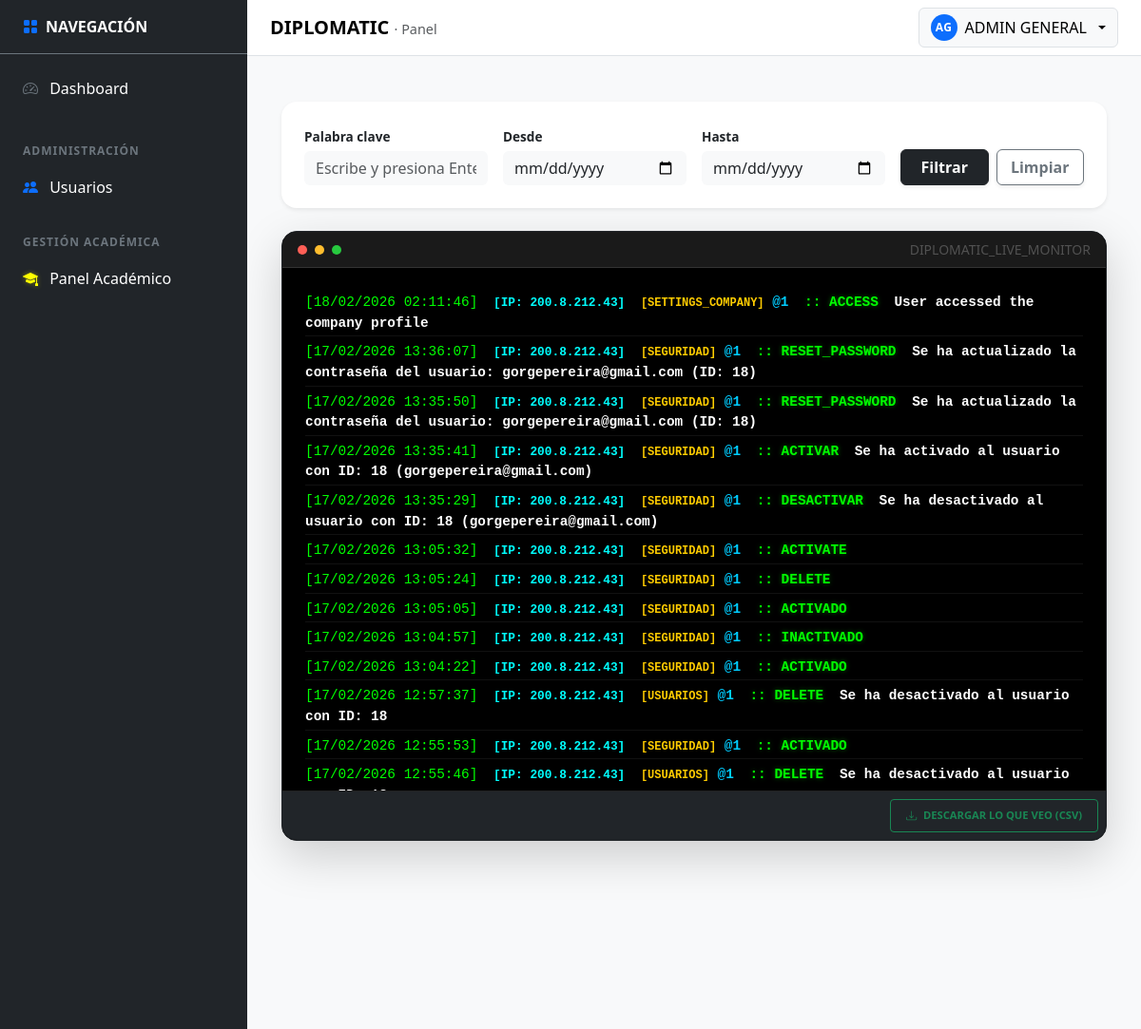
Before: /public/settings/eventos (signed in, upper part) with the older database file.
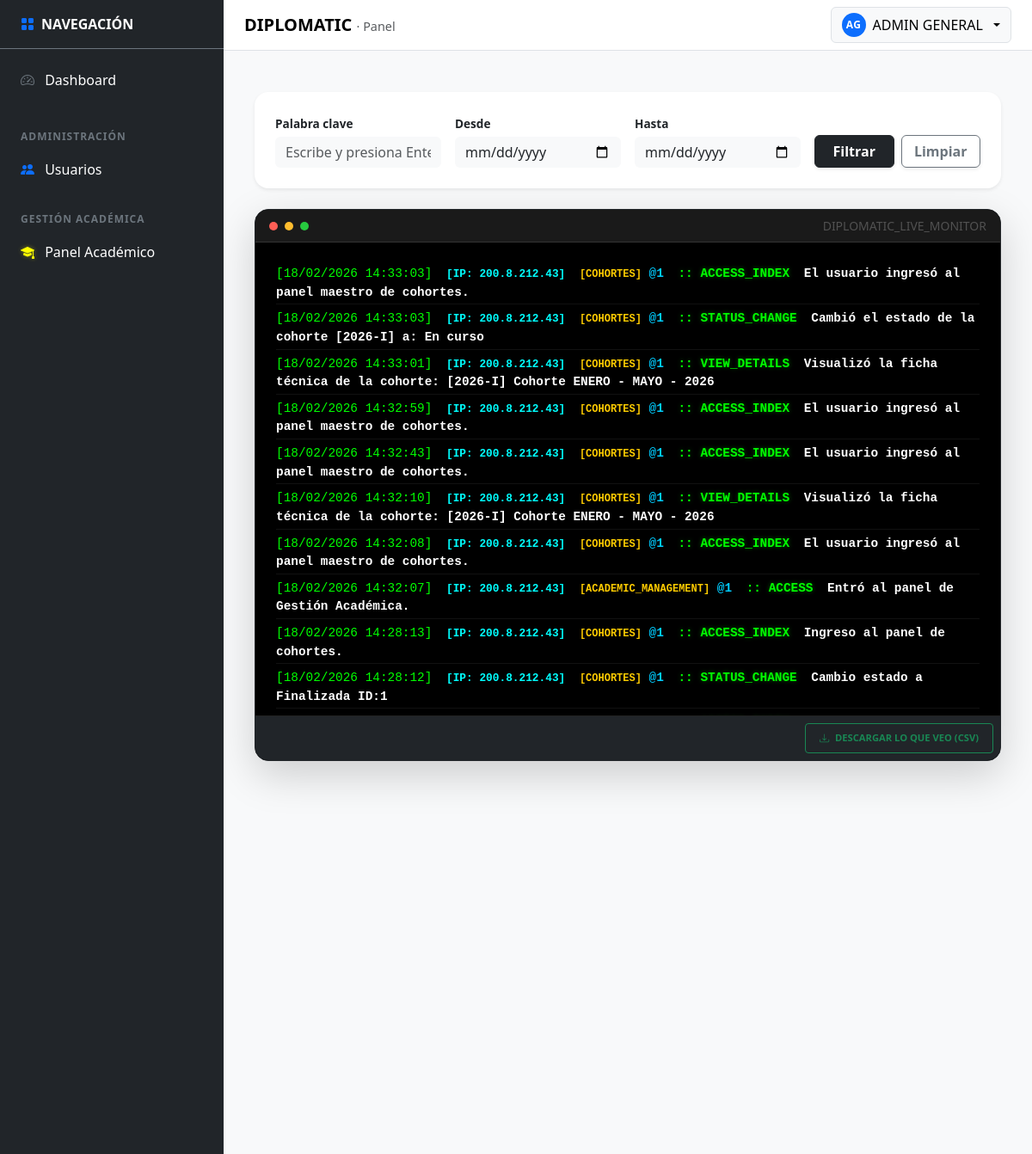
After: the same page with the newer database file.
### tables this page shows
CREATE TABLE `tbl_audit_logs` (
  `log_id` bigint(20) NOT NULL,
  `created_at` timestamp NOT NULL DEFAULT current_timestamp(),
  `user_id` int(11) DEFAULT NULL,
  `session_id` varchar(255) DEFAULT NULL,
  `ip_address` varchar(45) DEFAULT NULL,
  `user_agent` text DEFAULT NULL,
  `device` varchar(50) DEFAULT NULL,
  `os` varchar(50) DEFAULT NULL,
  `module` varchar(100) DEFAULT NULL,
  `action` varchar(100) DEFAULT NULL,
  `description` text DEFAULT NULL,
  `entity` varchar(100) DEFAULT NULL,
  `entity_id` int(11) DEFAULT NULL,
  `db_action` varchar(20) DEFAULT NULL,
  `data_before` longtext DEFAULT NULL,
  `data_after` longtext DEFAULT NULL,
  `endpoint` varchar(255) DEFAULT NULL,
  `http_method` varchar(10) DEFAULT NULL,
  `status_code` int(5) DEFAULT NULL,
  `response_time_ms` int(11) DEFAULT NULL,
  `event_type` enum('NORMAL','WARNING','ERROR','SECURITY') DEFAULT 'NORMAL',
  `is_failed_attempt` tinyint(1) DEFAULT 0,
  `is_critical` tinyint(1) DEFAULT 0,
  `request_id` varchar(100) DEFAULT NULL,
  `event_origin` varchar(50) DEFAULT 'BACKEND',
  `environment` varchar(20) DEFAULT 'PROD',
  `app_version` varchar(20) DEFAULT '1.0.0'
);

### app/core/Controller.php (called while the page is built, shortened)
<?php
abstract class Controller
{
    protected function view(string $viewPath, array $data = []): void
    {
        View::render($viewPath, $data);
    }
}

### app/controllers/SettingsEventsController.php (called while the page is built, shortened)
<?php
final class SettingsEventsController extends Controller
{
    private $db;
    public function __construct() {
        try {
            $this->db = (new Database())->getConnection();
        } catch (Throwable $e) { $this->sendError($e->getMessage()); }
    }
    public function index(): void {
        try {
            $stmt = $this->db->query("SELECT * FROM tbl_audit_logs ORDER BY created_at DESC LIMIT 100");
            $this->view('settings/eventos', ['logs' => $stmt->fetchAll(PDO::FETCH_ASSOC)]);
        } catch (Throwable $e) { $this->view('settings/eventos', ['logs' => []]); }
    }
}

### app/core/Router.php (called while the page is built, shortened)
<?php
final class Router
{
  private array $routes = [
    'GET' => [],
    'POST' => [],
  ];
  public function get(string $path, array $handler): void
  {
    $this->routes['GET'][$this->normalize($path)] = $handler;
  }
  public function post(string $path, array $handler): void
  {
    $this->routes['POST'][$this->normalize($path)] = $handler;
  }
  public function dispatch(): void
  {
    $method = $_SERVER['REQUEST_METHOD'] ?? 'GET';
    $uri = parse_url($_SERVER['REQUEST_URI'] ?? '/', PHP_URL_PATH) ?? '/';
    $basePath = $this->detectBasePath();
    $path = $this->normalize(str_replace($basePath, '', $uri) ?: '/');
    $handler = $this->routes[$method][$path] ?? null;
    [$class, $action] = $handler;
    $controller = new $class();
    $controller->$action();
  }
  private function normalize(string $path): string
  {
    $path = '/' . trim($path, '/');
    return $path === '//' ? '/' : $path;
  }
  private function detectBasePath(): string
  {
    $scriptName = $_SERVER['SCRIPT_NAME'] ?? '';
    $dir = str_replace('\\', '/', dirname($scriptName));
    return rtrim($dir, '/');
  }
}

### app/core/Bootstrap.php (called while the page is built, shortened)
<?php
final class Bootstrap
{
    public function run(): void
    {
        $router = new Router();
        $router->get('/', [AuthController::class, 'showLogin']);
        $router->post('/login', [AuthController::class, 'doLogin']);
        $router->get('/logout', [AuthController::class, 'logout']);
        $router->get('/dashboard', [DashboardController::class, 'index']);
        $router->get('/profile', [ProfileController::class, 'index']);
        $router->post('/profile/update', [ProfileController::class, 'update']);
        $router->get('/profile/security', [ProfileController::class, 'security']);
        $router->post('/profile/change-password', [ProfileController::class, 'changePassword']);
        $router->get('/settings', [SettingsController::class, 'index']);
        $router->get('/settings/correo', [SettingsEmailController::class, 'index']);
        $router->post('/settings/save-correo', [SettingsEmailController::class, 'save']);
        $router->post('/settings/test-correo', [SettingsEmailController::class, 'test']);
        $router->get('/settings/empresa', [SettingsCompanyController::class, 'index']);
        $router->post('/settings/empresa/save', [SettingsCompanyController::class, 'save']);
        $router->get('/settings/whatsapp', [SettingsWhatsappController::class, 'index']);
        $router->post('/settings/whatsapp/save-template', [SettingsWhatsappController::class, 'saveTemplate']);
        $router->post('/settings/whatsapp/log', [SettingsWhatsappController::class, 'logSend']);
        $router->get('/settings/eventos', [SettingsEventsController::class, 'index']);
        $router->get('/settings/eventos/filter', [SettingsEventsController::class, 'filter']);
        $router->get('/academic', [AcademicController::class, 'index']);
        $router->get('/academic/diplomados', [DiplomadosController::class, 'index']);
        $router->get('/academic/diplomados/create', [DiplomadosController::class, 'create']);
        $router->post('/academic/diplomados/save', [DiplomadosController::class, 'save']);
        $router->get('/academic/diplomados/edit', [DiplomadosController::class, 'edit']);
        $router->post('/academic/diplomados/update', [DiplomadosController::class, 'update']);
        $router->post('/academic/diplomados/delete', [DiplomadosController::class, 'delete']);
        $router->get('/academic/diplomados/getDetails', [DiplomadosController::class, 'getDetails']);
        $router->get('/academic/diplomados/export', [\App\Controllers\ExportController::class, 'pdf']);
        $router->get('/academic/cohortes', [CohortesController::class, 'index']);
        $router->get('/academic/cohortes/create', [CohortesController::class, 'create']);
        $router->post('/academic/cohortes/save', [CohortesController::class, 'save']);
        $router->post('/academic/cohortes/update', [CohortesController::class, 'update']);
        $router->post('/academic/cohortes/delete', [CohortesController::class, 'delete']);
        $router->get('/academic/cohortes/getDetails', [CohortesController::class, 'getDetails']);
        $router->get('/academic/cohortes/changeStatus', [CohortesController::class, 'changeStatus']);
        $router->get('/academic/cohortes/logAccess', [CohortesController::class, 'logAccess']);
        $router->get('/academic/cohortes-config', [CohortesConfigController::class, 'index']);
        $router->get('/academic/cohortes-config/getDetails', [CohortesConfigController::class, 'getDetails']);
        $router->post('/academic/cohortes-config/updateStatus', [CohortesConfigController::class, 'updateStatus']);
        $router->post('/academic/cohortes-config/hardDelete', [CohortesConfigController::class, 'hardDelete']);
        $router->get('/academic/grupos', [GruposController::class, 'index']);
        $router->post('/academic/grupos/save', [GruposController::class, 'save']);
        $router->post('/academic/grupos/update', [GruposController::class, 'update']);
        $router->post('/academic/grupos/delete', [GruposController::class, 'delete']);
        $router->get('/academic/grupos/getDetails', [GruposController::class, 'getDetails']);
        $router->get('/academic/grupos/logAccess', [GruposController::class, 'logAccess']);
        $router->get('/academic/profesores', [ProfesoresController::class, 'index']);
        $router->get('/UserSecurity', [UserSecurityController::class, 'index']);
        $router->post('/UserSecurityController/updatePassword', [UserSecurityController::class, 'changePassword']);
        $router->post('/UserSecurityController/updateStatus', [UserSecurityController::class, 'changeStatus']);
        $router->get('/users', [UsersController::class, 'index']);
        $router->post('/users/save', [UsersController::class, 'save']);
        $router->post('/users/delete', [UsersController::class, 'delete']);
        $router->get('/register', [RegisterController::class, 'index']);
        $router->post('/register/submit', [RegisterController::class, 'submit']);
        $router->get('/register/validate', [RegisterController::class, 'validateToken']);
        $router->post('/register/create-password', [RegisterController::class, 'createPassword']);
        $router->get('/register/complete', [RegisterController::class, 'completeProfile']);
        $router->get('/forgot-password', [RegisterController::class, 'forgotPasswordIndex']);
        $router->post('/forgot-password/submit', [RegisterController::class, 'forgotPasswordSubmit']);
        $router->dispatch();
    }
}

### public/index.php (called while the page is built, shortened)
<?php
require_once __DIR__ . '/../app/core/Autoload.php';
$app = new \App\Core\Bootstrap();
$app->run();

### app/core/Autoload.php (called while the page is built, shortened)
<?php
spl_autoload_register(function (string $class): void {
  $prefix = 'App\\';
  $baseDir = __DIR__ . '/../';
  $len = strlen($prefix);
  $relativeClass = substr($class, $len);
  $relativePath = str_replace('\\', '/', $relativeClass);
  $parts = explode('/', $relativePath);
  if (!empty($parts[0])) {
    $map = [
      'Core'        => 'core',
      'Controllers' => 'controllers',
      'Models'      => 'models',
      'Config'      => 'config',
      'Middleware'  => 'middleware',
      'Views'       => 'views',
      'Services'    => 'services',
    ];
    if (isset($map[$parts[0]])) {
      $partsMapped = $parts;
      $partsMapped[0] = $map[$parts[0]];
      $file = $baseDir . implode('/', $partsMapped) . '.php';
      if (file_exists($file)) { require_once $file; return; }
    }
  }
});

### app/core/Database.php (called while the page is built, shortened)
<?php
final class Database
{
  private static ?PDO $pdo = null;
  public static function getConnection(): PDO
  {
    $configFile = __DIR__ . '/../config/database.php';
    $cfg = require $configFile;
    $host = $cfg['host'] ?? '127.0.0.1';
    $dbname = $cfg['dbname'] ?? '';
    $user = $cfg['user'] ?? 'root';
    $pass = $cfg['pass'] ?? '';
    $charset = $cfg['charset'] ?? 'utf8mb4';
    $dsn = "mysql:host={$host};dbname={$dbname};charset={$charset}";
    try {
      self::$pdo = new PDO($dsn, $user, $pass, [
        PDO::ATTR_ERRMODE => PDO::ERRMODE_EXCEPTION,
        PDO::ATTR_DEFAULT_FETCH_MODE => PDO::FETCH_ASSOC,
        PDO::ATTR_EMULATE_PREPARES => false,
      ]);
      return self::$pdo;
    } catch (PDOException $e) {
      throw new \RuntimeException('Error de conexión a la base de datos. Verifique credenciales y que MySQL esté activo.');
    }
  }
}

### app/config/database.php (called while the page is built)
<?php
return [
  'host' => '127.0.0.1',
  'dbname' => 'db_diplomatic',
  'user' => 'root',
  'pass' => '',
  'charset' => 'utf8mb4',
];

### app/views/settings/eventos.php (the view, shortened to what the changed rows need)
<?php
$basePath = rtrim(str_replace('\\', '/', dirname($_SERVER['SCRIPT_NAME'] ?? '')), '/');
?>
<link rel="stylesheet" href="<?= $basePath ?>/assets/css/events.css?v=<?= time() ?>">
<div class="container-fluid py-4">
    <div class="console-wrapper shadow-lg rounded-4 overflow-hidden border border-dark">
        <div class="console-body p-4" id="event-logs">
            <?php if (!empty($logs)): foreach($logs as $log): ?>
                <div class="log-line mb-1">
                    <span class="log-date">[<?= date('d/m/Y H:i:s', strtotime($log['created_at'])) ?>]</span>
                    <span class="log-ip mx-2" style="color: #00ffff !important;">[IP: <?= $log['ip_address'] ?>]</span>
                    <span class="log-module" style="color: #ffcc00 !important; font-weight: bold;">[<?= $log['module'] ?>]</span>
                    <span class="text-info fw-bold">@<?= $log['user_id'] ?? '1' ?></span>
                    <span class="text-success fw-bold mx-2">:: <?= strtoupper($log['action']) ?></span>
                    <span class="text-white fw-bold"><?= htmlspecialchars($log['description']) ?></span>
                </div>
            <?php endforeach; endif; ?>
        </div>
    </div>
</div>

Changed rows visible on the page:
no longer on this page (row unchanged): tbl_audit_logs: created_at "18/02/2026 02:11:46", ip_address "200.8.212.43", module "SETTINGS_COMPANY", user "1", action "ACCESS", description "User accessed the company profile"
no longer on this page (row unchanged): tbl_audit_logs: created_at "17/02/2026 13:36:07", ip_address "200.8.212.43", module "SEGURIDAD", user "1", action "RESET_PASSWORD", description "Se ha actualizado la contraseña del usuario: gorgepereira@gmail.com (ID: 18)"
no longer on this page (row unchanged): tbl_audit_logs: created_at "17/02/2026 13:35:50", ip_address "200.8.212.43", module "SEGURIDAD", user "1", action "RESET_PASSWORD", description "Se ha actualizado la contraseña del usuario: gorgepereira@gmail.com (ID: 18)"
no longer on this page (row unchanged): tbl_audit_logs: created_at "17/02/2026 13:35:41", ip_address "200.8.212.43", module "SEGURIDAD", user "1", action "ACTIVAR", description "Se ha activado al usuario con ID: 18 (gorgepereira@gmail.com)"
no longer on this page (row unchanged): tbl_audit_logs: created_at "17/02/2026 13:35:29", ip_address "200.8.212.43", module "SEGURIDAD", user "1", action "DESACTIVAR", description "Se ha desactivado al usuario con ID: 18 (gorgepereira@gmail.com)"
no longer on this page (row unchanged): tbl_audit_logs: created_at "17/02/2026 13:05:32", ip_address "200.8.212.43", module "SEGURIDAD", user "1", action "ACTIVATE"
no longer on this page (row unchanged): tbl_audit_logs: created_at "17/02/2026 13:05:24", ip_address "200.8.212.43", module "SEGURIDAD", user "1", action "DELETE"
no longer on this page (row unchanged): tbl_audit_logs: created_at "17/02/2026 13:05:05", ip_address "200.8.212.43", module "SEGURIDAD", user "1", action "ACTIVADO"
no longer on this page (row unchanged): tbl_audit_logs: created_at "17/02/2026 13:04:57", ip_address "200.8.212.43", module "SEGURIDAD", user "1", action "INACTIVADO"
no longer on this page (row unchanged): tbl_audit_logs: created_at "17/02/2026 13:04:22", ip_address "200.8.212.43", module "SEGURIDAD", user "1", action "ACTIVADO"
no longer on this page (row unchanged): tbl_audit_logs: created_at "17/02/2026 12:57:37", ip_address "200.8.212.43", module "USUARIOS", user "1", action "DELETE", description "Se ha desactivado al usuario con ID: 18"
no longer on this page (row unchanged): tbl_audit_logs: created_at "17/02/2026 12:55:53", ip_address "200.8.212.43", module "SEGURIDAD", user "1", action "ACTIVADO"
no longer on this page (row unchanged): tbl_audit_logs: created_at "17/02/2026 12:55:46", ip_address "200.8.212.43", module "USUARIOS", user "1", action "DELETE", description "Se ha desactivado al usuario…"
added tbl_audit_logs: created_at "18/02/2026 14:33:03", ip_address "200.8.212.43", module "COHORTES", user "1", action "ACCESS_INDEX", description "El usuario ingresó al panel maestro de cohortes."
added tbl_audit_logs: created_at "18/02/2026 14:33:03", ip_address "200.8.212.43", module "COHORTES", user "1", action "STATUS_CHANGE", description "Cambió el estado de la cohorte [2026-I] a: En curso"
added tbl_audit_logs: created_at "18/02/2026 14:33:01", ip_address "200.8.212.43", module "COHORTES", user "1", action "VIEW_DETAILS", description "Visualizó la ficha técnica de la cohorte: [2026-I] Cohorte ENERO - MAYO - 2026"
added tbl_audit_logs: created_at "18/02/2026 14:32:59", ip_address "200.8.212.43", module "COHORTES", user "1", action "ACCESS_INDEX", description "El usuario ingresó al panel maestro de cohortes."
added tbl_audit_logs: created_at "18/02/2026 14:32:43", ip_address "200.8.212.43", module "COHORTES", user "1", action "ACCESS_INDEX", description "El usuario ingresó al panel maestro de cohortes."
added tbl_audit_logs: created_at "18/02/2026 14:32:10", ip_address "200.8.212.43", module "COHORTES", user "1", action "VIEW_DETAILS", description "Visualizó la ficha técnica de la cohorte: [2026-I] Cohorte ENERO - MAYO - 2026"
added tbl_audit_logs: created_at "18/02/2026 14:32:08", ip_address "200.8.212.43", module "COHORTES", user "1", action "ACCESS_INDEX", description "El usuario ingresó al panel maestro de cohortes."
added tbl_audit_logs: created_at "18/02/2026 14:32:07", ip_address "200.8.212.43", module "ACADEMIC_MANAGEMENT", user "1", action "ACCESS", description "Entró al panel de Gestión Académica."
added tbl_audit_logs: created_at "18/02/2026 14:28:13", ip_address "200.8.212.43", module "COHORTES", user "1", action "ACCESS_INDEX", description "Ingreso al panel de cohortes."
added tbl_audit_logs: created_at "18/02/2026 14:28:12", ip_address "200.8.212.43", module "COHORTES", user "1", action "STATUS_CHANGE", description "Cambio estado a Finalizada ID:1"
